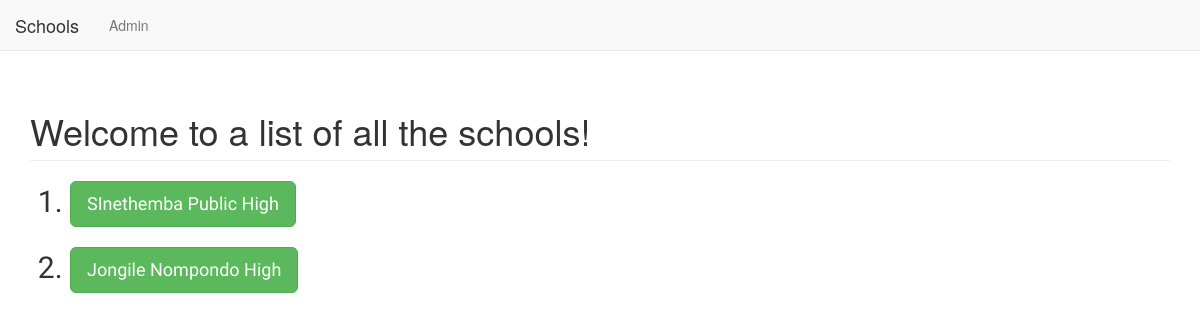
The app's page /class_based_views_application/, older data.
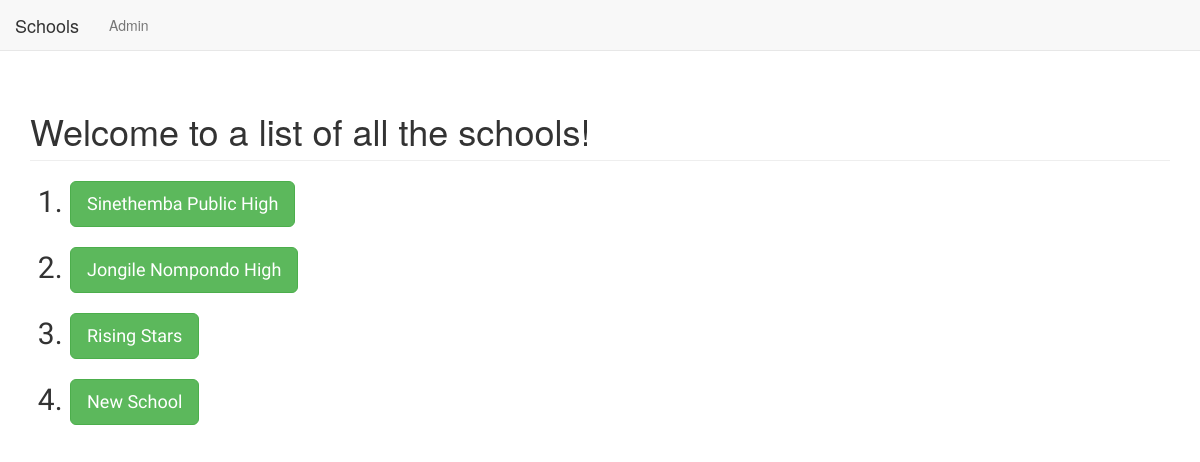
The same page, newer data.
### class_based_views_application/models.py (models this page shows, shortened)
class School(models.Model):
    name = models.CharField(max_length=256)
    principal = models.CharField(max_length=256)
    location = models.CharField(max_length=256)

### class_based_views_application/views.py (the view)
class schoolListView(ListView):
    context_object_name = 'schools'
    model = models.School

### class_based_views_application/templates/class_based_views_application/school_list.html
{% extends "class_based_views_application/basic_base.html" %}
{% block body_block %}
  <h1 class="page-header">Welcome to a list of all the schools!</h1>
    <ol>
      {% for school in schools %}
        <h2 class="schoolStyle"><li><a class="btn btn-success btn-lg" href="{{ school.id }}">{{ school.name }}</a></li></h2>
      {% endfor %}
    </ol>
{% endblock %}

### class_based_views_application/templates/class_based_views_application/basic_base.html (shortened to what this page needs)
<!DOCTYPE html>
{% load staticfiles %}
<html>
  <head>
    <link rel="stylesheet" href="{% static "css/bootstrap.min.css" %}">
    <link rel="stylesheet" href="{% static "css/style.css" %}">
  </head>
  <body>
    <nav class="navbar navbar-default navbar-static-top">
      <ul class="nav navbar-nav">
        <li><a class="navbar-brand" href="{% url 'class_based_views_application:list' %}">Schools</a></li>
        <li><a class="navbar-link" href="{% url 'admin:index' %}">Admin</a></li>
        <li><a class="navbar-link" href="#"></a></li>
      </ul>
    </nav>
    <div class="container">
      {% block body_block %}
      {% endblock%}
    </div>
  </body>
</html>

### static/css/style.css (style rules this page uses)
.schoolStyle { font-family: 'Merienda', cursive; }

Row changes from the older to the newer data that the page shows:
changed School: name "SInethemba Public High" → "Sinethemba Public High"
added School: name "Rising Stars"
added School: name "New School"
